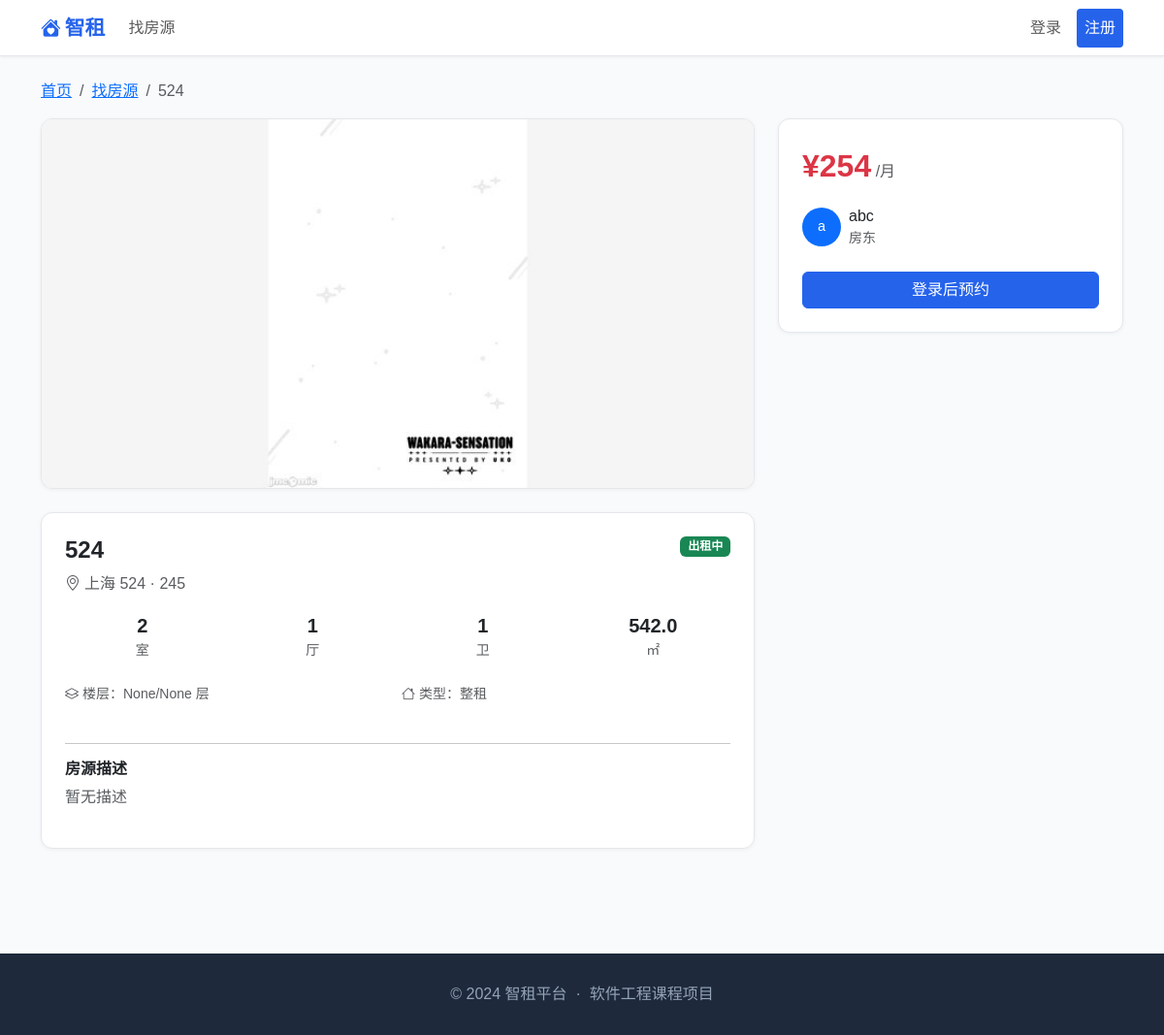
The page /house/4 on the database its author committed.
### models/house.py (models this page shows, shortened)
class House(db.Model):
    __tablename__ = 'houses'
    id = db.Column(db.Integer, primary_key=True)
    title = db.Column(db.String(128), nullable=False)
    description = db.Column(db.Text)
    price = db.Column(db.Float, nullable=False)          # 月租金
    area = db.Column(db.Float)                           # 面积 m²
    rooms = db.Column(db.Integer, default=1)             # 室
    halls = db.Column(db.Integer, default=1)             # 厅
    bathrooms = db.Column(db.Integer, default=1)         # 卫
    floor = db.Column(db.Integer)
    total_floor = db.Column(db.Integer)
    address = db.Column(db.String(256))
    city = db.Column(db.String(64))
    district = db.Column(db.String(64))
    house_type = db.Column(db.String(32))                # 整租/合租
    cover_img = db.Column(db.String(256), default='default_house.jpg')
    status = db.Column(db.Integer, default=0)            # 0=审核中 1=上架 2=已租出 3=下架
    tags = db.Column(db.String(256))                     # 逗号分隔，如"近地铁,电梯房"
    landlord_id = db.Column(db.Integer, db.ForeignKey('users.id'), nullable=False)
    created_at = db.Column(db.DateTime, default=datetime.now)
    updated_at = db.Column(db.DateTime, default=datetime.now, onupdate=datetime.now)
    orders = db.relationship('Order', backref='house', lazy='dynamic')
    def get_tags(self):
        return self.tags.split(',') if self.tags else []
    def status_text(self):
        return {0: '审核中', 1: '出租中', 2: '已租出', 3: '已下架'}.get(self.status, '未知')

### models/user.py (models this page shows, shortened)
class User(UserMixin, db.Model):
    __tablename__ = 'users'
    id = db.Column(db.Integer, primary_key=True)
    username = db.Column(db.String(64), unique=True, nullable=False)
    email = db.Column(db.String(120), unique=True, nullable=False)
    password_hash = db.Column(db.String(256), nullable=False)
    phone = db.Column(db.String(20))
    avatar = db.Column(db.String(256), default='default.jpg')
    role = db.Column(db.Integer, default=0)  # 0=租客 1=房东 2=管理员
    created_at = db.Column(db.DateTime, default=datetime.now)
    houses = db.relationship('House', backref='landlord', lazy='dynamic')
    orders = db.relationship('Order', backref='tenant', lazy='dynamic')

### routes/house.py (the view)
@house_bp.route('/<int:house_id>')
def detail(house_id):
    house = House.query.get_or_404(house_id)
    return render_template('house/detail.html', house=house)

### templates/house/detail.html (shortened to what this page needs)
{% extends 'base.html' %}
{% block content %}
<nav aria-label="breadcrumb" class="mb-3">
  <ol class="breadcrumb">
    <li class="breadcrumb-item"><a href="{{ url_for('index') }}">首页</a></li>
    <li class="breadcrumb-item"><a href="{{ url_for('house.list_houses') }}">找房源</a></li>
    <li class="breadcrumb-item active">{{ house.title }}</li>
  </ol>
</nav>
<div class="row g-4">
  <div class="col-lg-8">
    <div class="card overflow-hidden mb-4">
      <img src="{{ url_for('static', filename='img/uploads/' + house.cover_img) }}"
           onerror="this.src='https://placehold.co/800x400?text=暂无图片'"
           alt="{{ house.title }}" style="width:100%;height:380px;object-fit:cover;">
    </div>
    <div class="card p-4 mb-4">
      <div class="d-flex justify-content-between align-items-start mb-2">
        <h4 class="fw-bold mb-0">{{ house.title }}</h4>
        <span class="badge bg-success">{{ house.status_text() }}</span>
      </div>
      <p class="text-muted mb-3"><i class="bi bi-geo-alt me-1"></i>{{ house.city }} {{ house.district }} · {{ house.address }}</p>
      <div class="row g-3 mb-4 text-center">
        <div class="col-3">
          <div class="fw-bold fs-5">{{ house.rooms }}</div>
          <div class="text-muted small">室</div>
        </div>
        <div class="col-3">
          <div class="fw-bold fs-5">{{ house.halls }}</div>
          <div class="text-muted small">厅</div>
        </div>
        <div class="col-3">
          <div class="fw-bold fs-5">{{ house.bathrooms }}</div>
          <div class="text-muted small">卫</div>
        </div>
        <div class="col-3">
          <div class="fw-bold fs-5">{{ house.area }}</div>
          <div class="text-muted small">㎡</div>
        </div>
      </div>
      <div class="row g-2 mb-4 text-muted small">
        <div class="col-6"><i class="bi bi-layers me-1"></i>楼层：{{ house.floor }}/{{ house.total_floor }} 层</div>
        <div class="col-6"><i class="bi bi-house me-1"></i>类型：{{ house.house_type or '整租' }}</div>
      </div>
      <hr>
      <h6 class="fw-bold mb-2">房源描述</h6>
      <p class="text-muted" style="white-space: pre-line;">{{ house.description or '暂无描述' }}</p>
    </div>
  </div>
  <div class="col-lg-4">
    <div class="card p-4 mb-3 sticky-top" style="top: 80px;">
      <div class="mb-3">
        <span class="text-danger fw-bold" style="font-size:2rem;">¥{{ house.price|int }}</span>
        <span class="text-muted">/月</span>
      </div>
      <div class="d-flex align-items-center mb-4">
        <div class="rounded-circle bg-primary text-white d-flex align-items-center justify-content-center me-2"
             style="width:40px;height:40px;font-size:.9rem;">
          {{ house.landlord.username[0] }}
        </div>
        <div>
          <div class="fw-medium">{{ house.landlord.username }}</div>
          <div class="text-muted small">房东</div>
        </div>
      </div>
      {% if current_user.is_authenticated and house.status == 1 %}
        {% if current_user.id != house.landlord_id %}
        <button class="btn btn-primary w-100 mb-2" data-bs-toggle="modal" data-bs-target="#bookModal">
          <i class="bi bi-calendar-plus me-1"></i>预约看房
        </button>
        {% else %}
        <div class="alert alert-info small mb-0">这是你发布的房源</div>
        {% endif %}
      {% elif not current_user.is_authenticated %}
      <a href="{{ url_for('auth.login') }}" class="btn btn-primary w-100">登录后预约</a>
      {% else %}
      <button class="btn btn-secondary w-100" disabled>{{ house.status_text() }}</button>
      {% endif %}
    </div>
  </div>
</div>
{% endblock %}

### templates/base.html (style rules this page uses)
:root { --primary: #2563eb; --primary-dark: #1d4ed8; }
body { background: #f8fafc; font-family: "PingFang SC", "Microsoft YaHei", sans-serif; }
.btn-primary { background: var(--primary); border-color: var(--primary); }
.card { border: 1px solid #e5e7eb; border-radius: 12px; box-shadow: 0 1px 4px rgba(0,0,0,.05); }

### rows shown on the page
House: title "524", cover_img (picture), status_text "出租中", city "上海", district "524", address "245", rooms "2", halls "1", bathrooms "1", area "542.0", floor "None", total_floor "None", house_type "整租", description "暂无描述", price "254"
User: landlord "a", landlord.username "abc"
